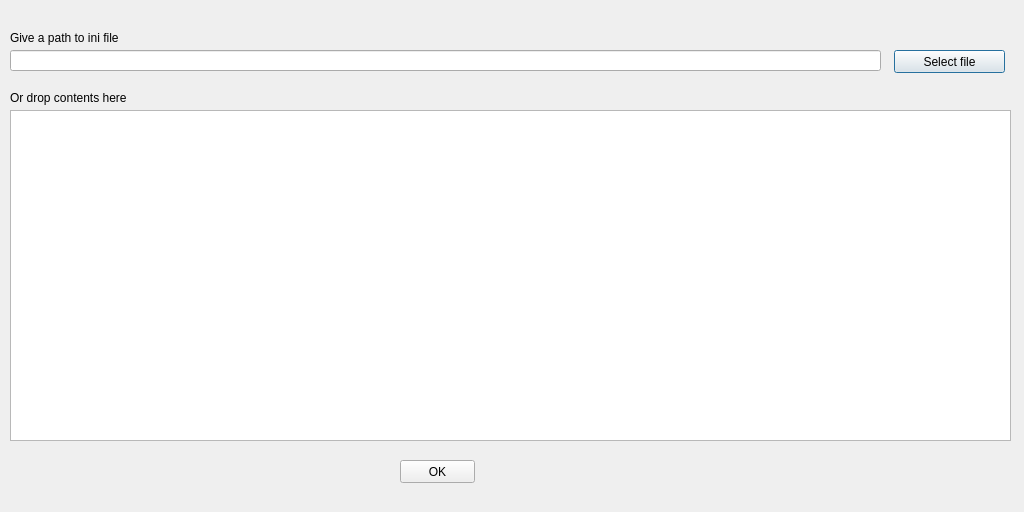
<?xml version="1.0" encoding="UTF-8"?>
<ui version="4.0">
 <class>INIAdderDialog</class>
 <widget class="QDialog" name="INIAdderDialog">
  <property name="geometry">
   <rect>
    <x>0</x>
    <y>0</y>
    <width>1024</width>
    <height>512</height>
   </rect>
  </property>
  <property name="windowTitle">
   <string>INI Adder</string>
  </property>
  <property name="locale">
   <locale language="English" country="UnitedStates"/>
  </property>
  <widget class="QPlainTextEdit" name="DropContentBox">
   <property name="geometry">
    <rect>
     <x>10</x>
     <y>110</y>
     <width>1001</width>
     <height>331</height>
    </rect>
   </property>
  </widget>
  <widget class="QLineEdit" name="lineEdit">
   <property name="geometry">
    <rect>
     <x>10</x>
     <y>50</y>
     <width>871</width>
     <height>21</height>
    </rect>
   </property>
  </widget>
  <widget class="QPushButton" name="pushButton">
   <property name="geometry">
    <rect>
     <x>894</x>
     <y>50</y>
     <width>111</width>
     <height>23</height>
    </rect>
   </property>
   <property name="text">
    <string>Select file</string>
   </property>
  </widget>
  <widget class="QLabel" name="label">
   <property name="geometry">
    <rect>
     <x>10</x>
     <y>30</y>
     <width>871</width>
     <height>16</height>
    </rect>
   </property>
   <property name="text">
    <string>Give a path to ini file</string>
   </property>
  </widget>
  <widget class="QLabel" name="label_2">
   <property name="geometry">
    <rect>
     <x>10</x>
     <y>90</y>
     <width>441</width>
     <height>16</height>
    </rect>
   </property>
   <property name="text">
    <string>Or drop contents here</string>
   </property>
  </widget>
  <widget class="QPushButton" name="OKButton">
   <property name="geometry">
    <rect>
     <x>400</x>
     <y>460</y>
     <width>75</width>
     <height>23</height>
    </rect>
   </property>
   <property name="text">
    <string>OK</string>
   </property>
  </widget>
 </widget>
 <resources/>
 <connections/>
</ui>
